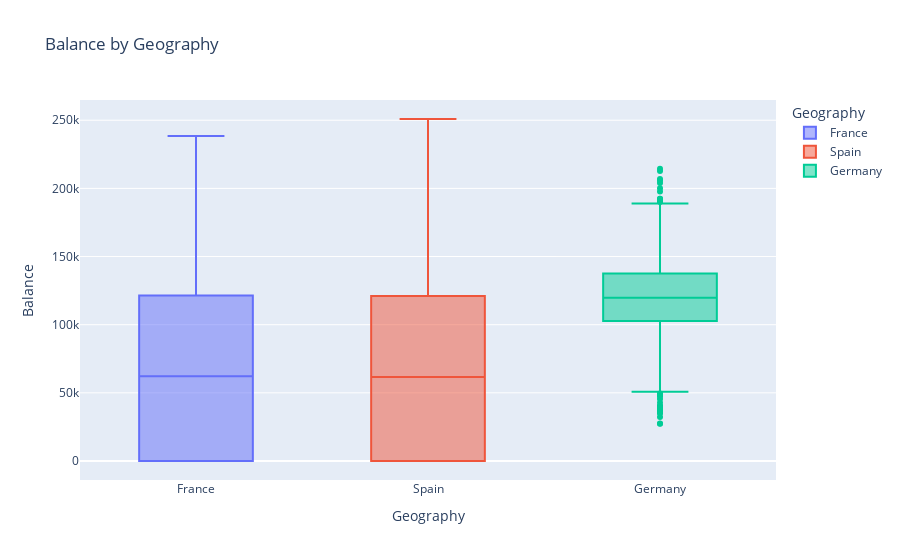

Write notebook code for a chart like this one.
### Markdown cell above
3. People who exited with one product have a median balance of 110k and two products have a median balance of 109k, while three products have a median of 106K and four products have  a median balance of 116k.

### Code cell
fig = px.box(
    new_df, 
    x="Geography", 
    y="Balance", 
    color="Geography", 
    title="Balance by Geography"
)
fig.show()

### Figure 1 — Plotly figure (JSON) as saved in the notebook; plotly's stock layout.template omitted (floating-point values rounded to 4 significant figures; data arrays with more than 128 entries replaced by an {"elided": "..."} marker saying what was removed)
{"data": [{"alignmentgroup": "True", "hovertemplate": "Geography=%{x}<br>Balance=%{y}<extra></extra>", "legendgroup": "France", "marker": {"color": "#636efa"}, "name": "France", "notched": false, "offsetgroup": "France", "orientation": "v", "showlegend": true, "type": "box", "x": {"elided": "5014 str values"}, "x0": " ", "xaxis": "x", "y": {"elided": "5014 float values"}, "y0": " ", "yaxis": "y"}, {"alignmentgroup": "True", "hovertemplate": "Geography=%{x}<br>Balance=%{y}<extra></extra>", "legendgroup": "Spain", "marker": {"color": "#EF553B"}, "name": "Spain", "notched": false, "offsetgroup": "Spain", "orientation": "v", "showlegend": true, "type": "box", "x": {"elided": "2477 str values"}, "x0": " ", "xaxis": "x", "y": {"elided": "2477 float values"}, "y0": " ", "yaxis": "y"}, {"alignmentgroup": "True", "hovertemplate": "Geography=%{x}<br>Balance=%{y}<extra></extra>", "legendgroup": "Germany", "marker": {"color": "#00cc96"}, "name": "Germany", "notched": false, "offsetgroup": "Germany", "orientation": "v", "showlegend": true, "type": "box", "x": {"elided": "2509 str values"}, "x0": " ", "xaxis": "x", "y": {"elided": "2509 float values"}, "y0": " ", "yaxis": "y"}], "layout": {"autosize": true, "boxmode": "overlay", "legend": {"title": {"text": "Geography"}, "tracegroupgap": 0}, "title": {"text": "Balance by Geography"}, "xaxis": {"anchor": "y", "autorange": true, "categoryarray": ["France", "Spain", "Germany"], "categoryorder": "array", "domain": [0, 1], "range": [-0.5, 2.5], "title": {"text": "Geography"}, "type": "category"}, "yaxis": {"anchor": "x", "autorange": true, "domain": [0, 1], "range": [-13940.0, 264800.0], "title": {"text": "Balance"}, "type": "linear"}}}
